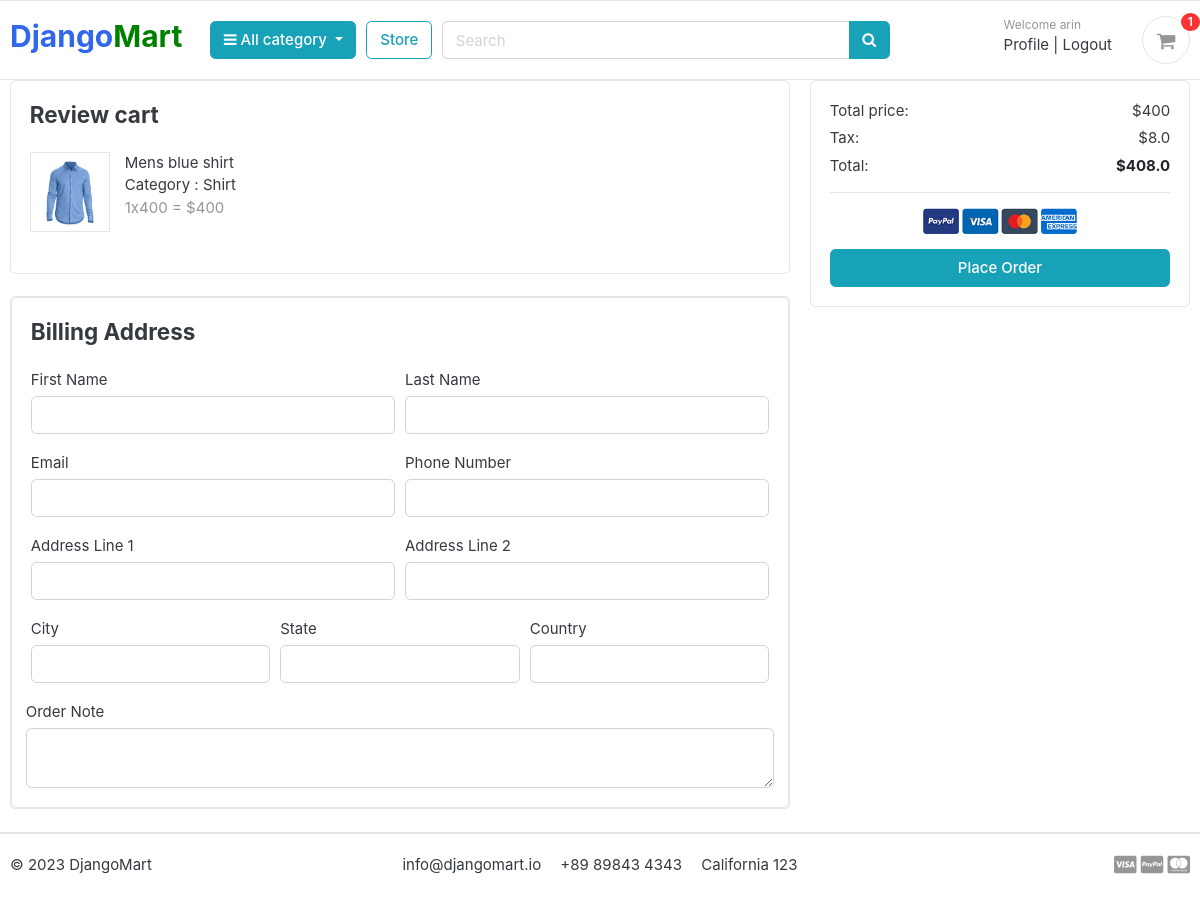
/order/place_order/ (signed in), run on the app's committed database.
### cart/models.py (models this page shows)
class CartItem(models.Model):
    user = models.ForeignKey(User, on_delete=models.CASCADE, null = True)
    product = models.ForeignKey(Product, on_delete=models.CASCADE)
    cart = models.ForeignKey(Cart, on_delete=models.CASCADE,null = True)
    quantity = models.IntegerField()
    is_active = models.BooleanField(default=True)
    def sub_total(self):
        return self.product.price * self.quantity
    def __str__(self):
        return str(self.product)

### store/models.py (models this page shows, shortened)
class Product(models.Model):
    product_name    = models.CharField(max_length=200, unique=True)
    slug            = models.SlugField(max_length=200, unique=True)
    description     = models.TextField(max_length=500, blank=True)
    price           = models.IntegerField()
    image           = models.ImageField(upload_to='photos/products')
    stock           = models.IntegerField()
    is_available    = models.BooleanField(default=True)
    category        = models.ForeignKey(Category, on_delete=models.CASCADE)
    created_date    = models.DateTimeField(auto_now_add=True)
    modified_date   = models.DateTimeField(auto_now=True)
    def __str__(self):
        return self.product_name

### category/models.py (models this page shows, shortened)
class Category(models.Model):
    category_name = models.CharField(max_length = 50, unique = True)
    slug = models.SlugField(max_length= 100, unique = True)
    description = models.TextField(max_length = 255, blank = True)
    cat_image = models.ImageField(upload_to = 'photos/categories', blank = True)

### orders/views.py (the view, shortened to what this page needs)
# urls.py: path('place_order/', views.place_order, name='place_order'),
def place_order(request):
    print(request.POST)
    cart_items = None
    tax = 0
    total = 0
    grand_total = 0
    cart_items = CartItem.objects.filter(user = request.user)
    if cart_items.count() < 1:
        return redirect('store')
    for item in cart_items:
        total += item.product.price * item.quantity
    print(cart_items)
    tax = (2*total)/100 # 2 % vat
    grand_total = total + tax
    categories = Category.objects.all()
    return render(request, 'orders/place-order.html',{'cart_items' : cart_items, 'tax' : tax,'total' : total, 'grand_total' : grand_total,'categories':categories,})

### cart/context_processors.py (called while the page is built)
def counter(request):
    cart_count = 0
    if 'admin' in request.path:
        return {}
    else:
        try:
            cart = Cart.objects.filter(cart_id=_cart_id(request))
            if request.user.is_authenticated:
                cart_items = CartItem.objects.all().filter(user=request.user)
            else:
                cart_items = CartItem.objects.all().filter(cart=cart[:1])
            for cart_item in cart_items:
                cart_count += cart_item.quantity
        except Cart.DoesNotExist:
            cart_count = 0
    return dict(cart_count=cart_count)

### cart/views.py (called while the page is built)
def _cart_id(request):
    cart = request.session.session_key
    if not cart:
        cart = request.session.create()
    return cart

### orders/templates/orders/place-order.html (shortened to what this page needs)
{% extends 'base.html' %}
{% load static %}
{% block body%}
<div class="container">
<div class="row">
<main class="col-md-8">
<article class="card mb-4">
<div class="card-body">
	<h4 class="card-title mb-4">Review cart</h4>
	<div class="row">
		{% for item in cart_items%}
		<div class="col-md-12">
			<figure class="itemside  mb-4">
				<div class="aside"><img src="{{item.product.image.url}}" class="border img-sm"></div>
				<figcaption class="info">
					<p>{{item.product.product_name}} </p>
					<p>Category : {{item.product.category.category_name}} </p>
					<span class="text-muted">{{item.quantity}}x{{item.product.price}} = ${{item.sub_total}} </span>
				</figcaption>
			</figure>
		</div>
		{% endfor %}
	</div>
</div>
</article>
<article class="card mb-4">
<div class="card">
  <div class="card-body">
    <h4 class="card-title mb-4">Billing Address</h4>
    <form method="post">
      <div class="form-row">
        <div class="col form-group">
          <label for="">First Name</label>
          <input type="text" name="first_name" class="form-control" required>
        </div>
        <div class="col form-group">
          <label for="">Last Name</label>
          <input type="text" name="last_name" class="form-control" required>
        </div>
      </div>
      <div class="form-row">
        <div class="col form-group">
          <label for="">Email</label>
          <input type="email" name="email" class="form-control" required>
        </div>
        <div class="col form-group">
          <label for="">Phone Number</label>
          <input type="text" name="phone" class="form-control" required>
        </div>
      </div>
      <div class="form-row">
        <div class="col form-group">
          <label for="">Address Line 1</label>
          <input type="text" name="address_line1" class="form-control" required>
        </div>
        <div class="col form-group">
          <label for="">Address Line 2</label>
          <input type="text" name="address_line2" class="form-control">
        </div>
      </div>
      <div class="form-row">
        <div class="col form-group">
          <label for="">City</label>
          <input type="text" name="city" class="form-control" required>
        </div>
        <div class="col form-group">
          <label for="">State</label>
          <input type="text" name="state" class="form-control" required>
        </div>
        <div class="col form-group">
          <label for="">Country</label>
          <input type="text" name="country" class="form-control" required>
        </div>
        </div>
        <div class="form-row">
          <label for="">Order Note</label>
          <textarea name="order_note" rows="2" class="form-control"></textarea>
        </div>
  </div>
</div>
</article>
		</main>
		<aside class="col-md-4">
			<div class="card">
		<div class="card-body">
			<dl class="dlist-align">
			  <dt>Total price:</dt>
			  <dd class="text-right">${{total}}</dd>
			</dl>
			<dl class="dlist-align">
			  <dt>Tax:</dt>
			  <dd class="text-right"> ${{tax}}</dd>
			</dl>
			<dl class="dlist-align">
			  <dt>Total:</dt>
			  <dd class="text-right text-dark b"><strong>${{grand_total}}</strong></dd>
			</dl>
			<hr>
			<p class="text-center mb-3">
				<img src="{% static 'images/misc/payments.png'%}" height="26">
			</p>
			<button type="submit" class="btn btn-info btn-block" > Place Order </button>
		</div>
		</div>
		</aside>
	</div>
</div>
{% endblock %}

### templates/base.html (shortened to what this page needs)
{% load static %}
<!DOCTYPE html>
<html lang="en">
  <head>
<link href="{% static 'css/bootstrap.css' %}" rel="stylesheet" type="text/css"/>
<link href="{% static 'fonts/fontawesome/css/all.min.css' %}" type="text/css" rel="stylesheet">
<link href="{% static 'css/ui.css' %}" rel="stylesheet" type="text/css"/>
<link href="{% static 'css/responsive.css' %}" rel="stylesheet" media="only screen and (max-width: 1200px)" />
<link href="{% static 'css/custom.css' %}" rel="stylesheet" type="text/css"/>
<link rel="stylesheet" href="https://cdnjs.cloudflare.com/ajax/libs/font-awesome/4.7.0/css/font-awesome.min.css">
  </head>
  <body>
    <header class="section-header">
      <section class="header-main border-bottom">
        <div class="container">
          <div class="row align-items-center">
            <div class="col-lg-2 col-md-3 col-6">
              <a href="{% url 'home' %}" class="brand-wrap">
                <h2>Django<span style="color: green">Mart</span> </h2>
              </a>
            </div>
            <div class="col-lg col-sm col-md col-6 flex-grow-0">
              <div class="category-wrap dropdown d-inline-block float-right">
                <button
                  type="button"
                  class="btn btn-info dropdown-toggle"
                  data-toggle="dropdown"
                >
                  <i class="fa fa-bars"></i> All category
                </button>
              </div>
            </div>
            <a href="{% url 'store' %}" class="btn btn-outline-info">Store</a>
            <div class="col-lg col-md-6 col-sm-12 col">
              <form action="{% url 'search' %}" class="search" method="GET" >
                <div class="input-group w-100">
                    <input
                        type="text"
                        class="form-control"
                        style="width: 60%"
                        placeholder="Search"
                        name="keyword"
                    />
                    <div class="input-group-append">
                        <button class="btn btn-info" type="submit">
                            <i class="fa fa-search"></i>
                        </button>
                    </div>
                </div>
              </form>
            </div>
            <div class="col-lg-3 col-sm-6 col-8 order-2 order-lg-3">
              <div class="d-flex justify-content-end mb-3 mb-lg-0">
                <div class="widget-header">
                  {% if user.is_authenticated %}
                  <small class="title text-muted">Welcome {{request.user.first_name}}</small>
                  <div>
                    <a href="{% url 'profile' %}">Profile </a>
                    <span class="dark-transp"> | </span>
                    <a href="{% url 'logout' %}"> Logout</a>
                  </div>
                  {% endif %}
                </div>
                <a href="{% url 'cart' %}" class="widget-header pl-3 ml-3">
                  <div class="icon icon-sm rounded-circle border">
                    <i class="fa fa-shopping-cart"></i>
                  </div>
                  <span class="badge badge-pill badge-danger notify">{{ cart_count }}</span>
                </a>
              </div>
            </div>
          </div>
        </div>
      </section>
    </header>
</body>
{% block body %}
{% endblock %}
<footer class="section-footer border-top" >
  <div class="container">
    <section class="footer-bottom border-top row">
      <div class="col-md-2">
        <p class="text-md text-black font-bold mb-2">
          © {% now "Y" %} DjangoMart
        </p>
      </div>
      <div class="col-md-8 text-md-center">
        <span class="px-2">info@djangomart.io</span>
        <span class="px-2">+89 89843 4343</span>
        <span class="px-2">California 123</span>
      </div>
      <div class="col-md-2 text-md-right text-muted">
        <i class="fab fa-lg fa-cc-visa"></i>
        <i class="fab fa-lg fa-cc-paypal"></i>
        <i class="fab fa-lg fa-cc-mastercard"></i>
      </div>
    </section>
  </div>
</footer>
</body>
</html>

### static/css/ui.css (style rules this page uses)
html { font-family: "Inter", sans-serif; font-size: 15px; }
.icon-xs, .icon-sm, .icon-md, .icon-lg { display: inline-block; text-align: center; flex-shrink: 0; flex-grow: 0; }
.icon-sm { width: 48px; height: 48px; line-height: 48px !important; font-size: 20px; }
.img-xs, .img-sm, .img-md, .img-lg { -o-object-fit: cover; object-fit: cover; flex-shrink: 0; flex-grow: 0; }
.img-sm { width: 80px; height: 80px; }
figure { margin-bottom: 0; }
article:after, .form-group:after { display: block; clear: both; content: ""; }
.b { font-weight: 600; }
p:last-child { margin-bottom: 0; }
.header-main { position: relative; padding-top: 1rem; padding-bottom: 1rem; }
.widget-header { display: inline-block; vertical-align: middle; position: relative; }
.widget-header a { color: #343a40; }
.widget-header i { color: #969696; }
.widget-header .title { display: block; }
.widget-header .notify { position: absolute; top: -3px; right: -10px; }
.footer-bottom { padding-top: 20px; padding-bottom: 20px; }
.itemside { position: relative; display: flex; width: 100%; }
.itemside .aside { position: relative; flex-shrink: 0; }
.itemside .info { padding-left: 15px; padding-right: 7px; }
.itemside p { margin-bottom: 0; }
[class*=dlist-] { margin-bottom: 5px; }
[class*=dlist-] dd { margin-bottom: 0; }
.dlist-align { display: flex; }
.dlist-align dt { width: 150px; word-wrap: break-word; font-weight: normal; }
.dlist-align dd { flex-grow: 1; }
.notify { position: absolute; top: -4px; right: -10px; display: inline-block; padding: 0.25em 0.6em; font-size: 12px; line-height: 1; text-align: center; border-radius: 3rem; color: #fff; background-color: #fa3434; }

### data on the page
CartItem: product.image (picture), product.product_name "Mens blue shirt", product.category.category_name "Shirt", quantity "1", product.price "400", sub_total "400"

### other printed values
{{ request.user.first_name }} "arin"
{{ cart_count }} "1"
{{ total }} "400"
{{ tax }} "8.0"
{{ grand_total }} "408.0"
